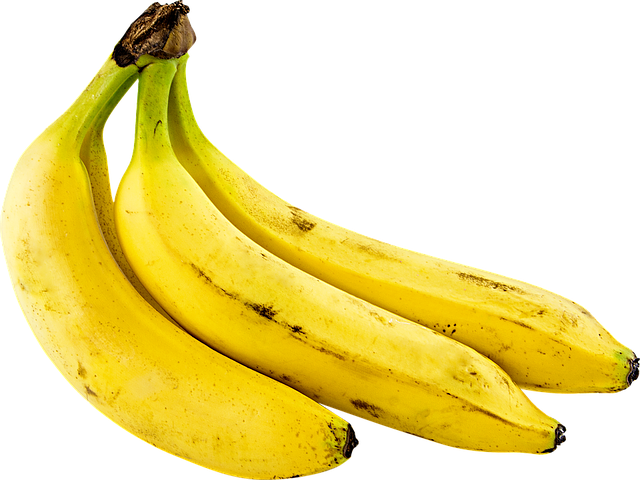
#> input picture notebooks/fig/vis_free_banana.png, 640 x 480 px
$ jupyter execute --allow-errors 5b--Visualization_part2.ipynb
#> lines starting #> are read from the running program, lines starting #| are printed output that depends on the picture
# Visualization with Python, Part 2
## César Allande
## Max Planck Computing and Data Facility, Garching

# Outline

1. Introdution
0. First plots
    - Different types of plots
    - How to decorate
0. Multi plot
    - Multiplot arrangement
0. Extension - other packages


# Introduction

[**Matplotlib**][1] is a plotting library for the Python programming language.
- Object oriented API

> Provides a quick way to visualize data from Python and publication-quality figures in many formats.

[**Pyplot**][2] is a matplotlib module that provides an interface to the matplotlib object-oriented plotting library.

> Easy transition from Matlab. Majority of comands are analog to the Matlab interface

[1]: https://matplotlib.org/

[2]: https://matplotlib.org/tutorials/introductory/pyplot.html

A [**Figure**][1] is the windows in the GUI space.

[**Axes**][2] is the container of the figure elements: Axis, Tick, Line2D, Text, etc.

[**Axis**][3] corresponds to the axis properties of an Axes (x,y,z)

[1]: https://matplotlib.org/api/_as_gen/matplotlib.figure.Figure.html#matplotlib.figure.Figure

[2]: https://matplotlib.org/api/axes_api.html

[3]: https://matplotlib.org/api/_as_gen/matplotlib.pyplot.axis.html

> Every Axes corresponds to only one Figure, but a Figure can contain multiple Axes. This allows to create subplots in a Figure

## Types of plots

- Lines : [**plot()**][4]

- Scatter: [**scatter()**][5]

- Histograms: [**hist()**][6]

- Bar charts: **bar()**
- Log plots: **semilogx(), semilogy(), loglog()**
- Pie charts: **pie()**
- ...

[4]: https://matplotlib.org/api/_as_gen/matplotlib.pyplot.plot.html?highlight=plot#matplotlib.pyplot.plot

[5]: https://matplotlib.org/api/_as_gen/matplotlib.pyplot.scatter.html?highlight=scatter#matplotlib.pyplot.scatter

[6]: https://matplotlib.org/api/_as_gen/matplotlib.pyplot.hist.html?highlight=hist#matplotlib.pyplot.hist

# First plots

- Basic plot with lines
- Lines, adjustement of properties
- Scatter
- Histogram
- Stacked
- Stacked, decoration
- Combined plot and decoration
- 3D Surface
- Heatmap

### Basic Lines: plot()

Data can be passed in different ways
- Multiple times call
- Multiple sets
- Passed through 2D arrays

[cell 1]
# Examle 1
## Simple lines

import matplotlib.pyplot as plt
import numpy as np

#plt.figure(facecolor='y')
#plt.figure(figsize=(6,4))

A = np.array([1,2,3,4])
B = np.array([4,3,2,1])

x = np.arange(1,5)

# Multiple sets in a single call
plt.plot(x,A,x,B)

#for i in range(2):
#   # random array(4) of integer between 0 and 5
#   C = np.random.randint(0,5,4)
#   # Multiple times call
#   plt.plot(x,C)
plt.show()
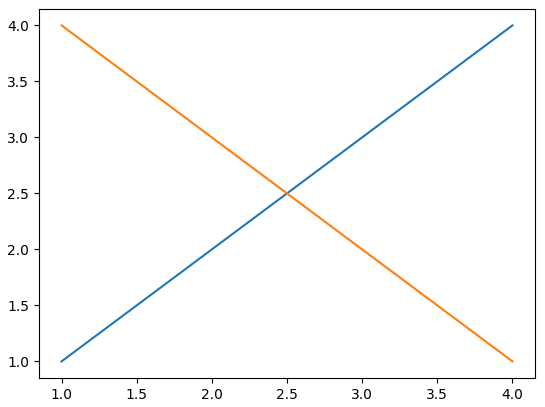
#> figure drawn by matplotlib, 1 panel

### Properties of line ( useful for plot and scatter)
- String annotation
    - '-g'  *# solid green*
    - --c'  *# dashed cyan*
- Parameters
    - color, linestyle, marker
        - [ 'blue', 'b', '#0000FF', (0.0, 0.0, 1.0) ]
        - [ 'solid' '-' , 'dashed' '--' , 'dashdot' '-.' , 'dotted' ':' ]
        - point '.' , triangle_up '^', square 's' , ...
    - linewidth
    - markersize

[cell 2]
# Examle 2
## Simple lines - Change properties of lines
import matplotlib.pyplot as plt
import numpy as np
A = np.array([1,2,3,4])
B = np.array([4,3,2,1])
x = np.arange(1,5)
# Multiple sets in a single call
plt.plot(x,A,'r--',x,B,'r-.')
lines = []
#for i in range(2):
#    # random array(4) of integer between 0 and 5
#    C = np.random.randint(0,5,4)
#    # Multiple times call
#    handle, = plt.plot(x,C)
#    lines.append(handle)
## Modify properties at convenience
## Line2D objects
#lines[0].set_color('green')
#lines[0].set_linestyle(':')
#lines[0].set_marker('^')
#lines[1].set_color('cyan')
#lines[1].set_linestyle('-')
#lines[1].set_marker('o')

plt.show()

[cell 3]
## Example 3
## Scatter
import matplotlib.pyplot as plt
import numpy as np
data = {'a': np.arange(50),
        'c': np.random.randint(0, 50, 50),
        'd': np.random.randn(50)
       }
data['b'] = data['a'] + 10 * np.random.randn(50)
data['d'] = np.abs(data['d']) * 100

plt.scatter('a', 'b', data=data, marker='^')
#plt.scatter('a', 'b', c='c', s='d', data=data)

plt.show()
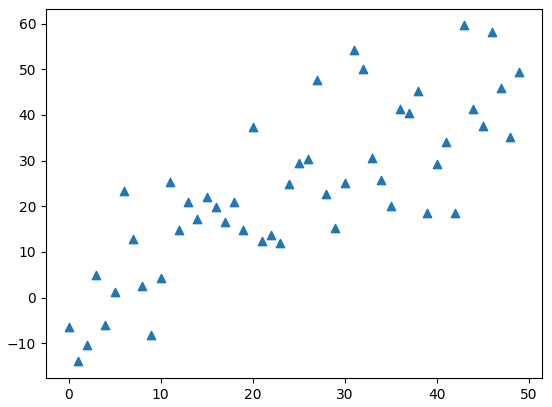
#> figure drawn by matplotlib, 1 panel

[cell 4]
## Example 4
## Histogram
import matplotlib.pyplot as plt

mu, sigma = 100, 15
x = mu + sigma * np.random.randn(10000)

# the histogram of the data
n, bins, patches = plt.hist(x, 50, density=1, facecolor='b', alpha=0.75)
#n, bins, patches = plt.hist(x, 50, density=1, alpha=0.75,histtype='step')

plt.xlabel('Smarts')
plt.ylabel('Probability')
plt.title('Histogram of IQ')
plt.text(45, 0.020, r'$\mu=100,\ \sigma=15$')
plt.axis([40, 160, 0, 0.03])
plt.grid=True
plt.show()
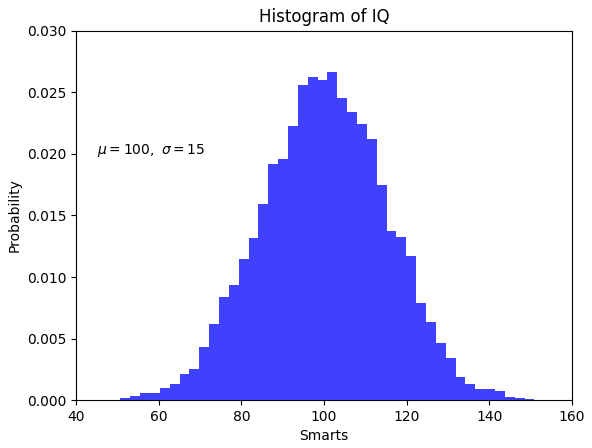
#> figure drawn by matplotlib, 1 panel; tallest bar 0.0266 high, from x = 100.8 to 103.2

[cell 5]
### Parse files and get data
### Backend -- Not a plot!

import pickle
import random
import csv
import glob
import numpy as np
from matplotlib import pyplot as PLT

## Folder containing raw data
folder=glob.glob("data/download/*")

### Read data from files and create a dictionary holding the information
### output is dictionary containing lists
dictYear = dict()
for file in folder[:] :
    filename=file.split("/")[-1]

    with open(file, 'rt') as f:
        lineData = list()
        reader = csv.reader(f, delimiter='\t', skipinitialspace=True)
        cols = next(reader)
        for col in cols:
            # Create a list in lineData for each column of data.
            lineData.append(list())

        for line in reader:
            # column 1 and 2
            for i in range(0, len(lineData)):
                # Copy the data from the line into the correct columns.
                lineData[i].append(line[i])

        data = dict()
        for i in range(0, len(cols)):
            # Create each key in the dict with the data in its column.
            data[cols[i]] = lineData[i]
    # add the list to the dictionary
    dictYear[filename]=data


### Get information of the loaded structure

####  Get categories. X axis
season_samples=len(dictYear)

## Different classes. Number of cores
seasons = []
ucores = []
for key, value in dictYear.items() :
    seasons.append(key)
    new = dictYear[key]["Cores_per_Socket"]
    ucores = list(set().union(new, ucores))
ucores=[int(x) for x in ucores]

ucores.sort()
seasons.sort()


## Create a Matrix of  = Seasons * unique_cores
hpc_core = np.zeros((season_samples,len(ucores)))
## iterate over the structure and get cores per year.
x=0
for season, content in sorted(dictYear.items()) :
    ### iterate over unique core list
    y=0
    for core in ucores[:]:
        list_values=dictYear[season]['Count']
        list_cores=dictYear[season]['Cores_per_Socket']

        if str(core) in list_cores:
            # get index
            index=list_cores.index(str(core))
            hpc_core[x][y]=list_values[index]
        y+=1
    x+=1

hpc_core_acum=np.cumsum(hpc_core,axis=1)

file = open('data/top500.pickle','wb')
pickle.dump(hpc_core, file)
pickle.dump(hpc_core_acum, file)
pickle.dump(ucores,file)
pickle.dump(seasons,file)
file.close()

print("Data has been generated!")

[cell 6]
## Example 5a
## Stacked area plot A
import pickle; import numpy as np; import matplotlib.pyplot as plt; import random
## Read filie to obtain data and labels
file = open('data/top500.pickle','rb')
hpc_core_data = pickle.load(file).T   ## samples
hpc_core = pickle.load(file)          ## stacked data
ucores = pickle.load(file)            ## labels
seasons = pickle.load(file)           ## time
file.close()

## ...continues

[cell 7]
### Example 5b

fig = plt.figure(figsize=(8,6))
plt.suptitle('Stacked area')
ax1=fig.gca()
ax1.set_title('Cores per Socket evolution on HPC systems')
plt.xticks(rotation=45)
# [5 lines of commented-out code are left out]

#> (the rest of this cell did not finish here and is left out)

## Decorations

[cell 8]
## Example 6a

## Stacked area plot B
import pickle
import numpy as np
import matplotlib.pyplot as plt
import random

## Read filie to obtain data and labels
file = open('data/top500.pickle','rb')
hpc_core_data = pickle.load(file).T
hpc_core = pickle.load(file)
ucores = pickle.load(file)
seasons = pickle.load(file)
file.close()


### ... continues

[cell 9]
# Example 6b
# This is the basic plot
ax1 = plt.figure(frameon=True, linewidth=20).add_subplot(111)
#> (the rest of this cell did not finish here and is left out)

[cell 10]
# Example 7
## More decorations

import matplotlib.pyplot as plt

x = [1,2,3,4,5,6,7,8]  #fake data
y = [1,2,3,6,5,7,9,12]

fig = plt.figure()
ax = plt.subplot()

ax.plot(x, y, 'b', marker='^')
ax.grid()
ax.margins(0) # remove default margins (matplotlib verision 2+)

#ax.axvspan(0, 4, facecolor='green', alpha=0.6)
#ax.axhspan(4, 9, facecolor='yellow', alpha=0.4)
#ax.axvspan(9, 12, facecolor='red', alpha=0.3)

plt.show()
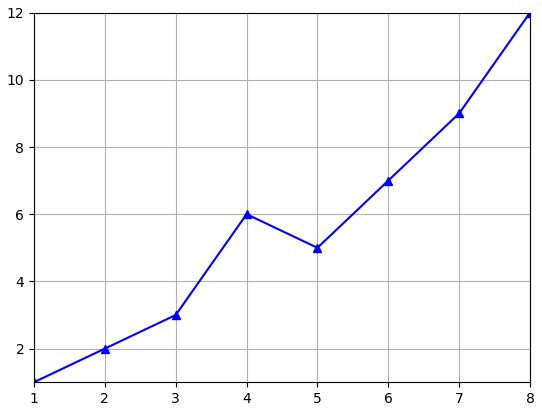
#> figure drawn by matplotlib, 1 panel

[cell 11]
## Example 8
## Combined plot
import numpy as np
import matplotlib.pyplot as plt

fig = plt.figure()
ax = fig.gca()
xs = np.arange(10)
ys = np.random.rand(10)
ax.set_xticks(np.arange(10))

mybar = ax.bar(xs, ys)
mylines, = ax.plot(xs, ys)

# [11 lines of commented-out code are left out]

plt.show()
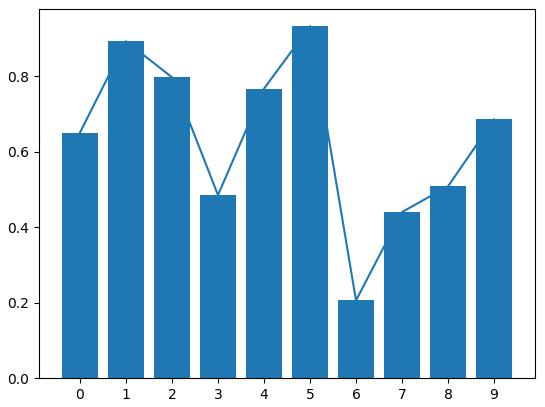
#> figure drawn by matplotlib, 1 panel; tallest bar 0.933 high, from x = 4.6 to 5.4; curve peaks at x = 5, y = 0.933

#### HELP with colors?

[Color ][1]

<!--

-->

[Video: Understanding color (harmonies)][2]

[1]: https://oss.adm.ntu.edu.sg/limh0131/wp-content/uploads/sites/413/2015/10/059c1fb7c18c3b2314ca5a0b3e56780d.gif
[2]: https://www.youtube.com/watch?v=Qj1FK8n7WgY&t=1s

[cell 12]
# Example 9
#from mpl_toolkits.mplot3d import axes3d;
import matplotlib.pyplot as plt; from matplotlib import cm; import numpy as np
#> (the rest of this cell did not finish here and is left out)

## Heatmap - multiplot

[cell 13]
# Example 10
import matplotlib.pyplot as plt
#> (the rest of this cell did not finish here and is left out)

# Multi plot

- Subplot
- GirdSpec
- Arrangements 1
- Arrangements 2
- Histogram multiplot

[cell 14]
## Example 7
## subplot
import matplotlib.pyplot as plit
import matplotlib.image as mpimg
img = mpimg.imread('fig/vis_free_banana.png')
#> img is the input picture: shape (480, 640, 4) float32; mean R, G, B, A 0.427, 0.367, 0.0691, 0.476

fig=plt.figure()
fig.set_size_inches(8,6)
ax1 = fig.add_subplot(321)
ax2 = fig.add_subplot(322)
ax3 = fig.add_subplot(323)
ax4 = fig.add_subplot(324)
ax5 = fig.add_subplot(325)
ax6 = fig.add_subplot(326)

#ax1.imshow(img);              ax2.imshow(img[:,:,0])
#ax3.imshow(img[:,:,1]);       ax4.imshow(img[:,:,2])
#ax5.imshow(img[:,:,3]);       ax6.axis('off')
plt.show()

### Adding subplot - Grid control

[cell 15]
### Example 8
## grid control A
import matplotlib

img = mpimg.imread('fig/vis_free_banana.png')

grid = plt.GridSpec(3, 3, wspace=0.4, hspace=0.3)

ax1 = plt.subplot(grid[0, 0:2])
ax2 = plt.subplot(grid[0, 2])
ax3 = plt.subplot(grid[1, 0])
ax4 = plt.subplot(grid[1, 1:3]);
ax5 = plt.subplot(grid[2, 0:3]);

#ax1.imshow(img, aspect='auto');         ax2.imshow(img[:,:,0], aspect='auto')
#ax3.imshow(img[:,:,1], aspect='auto');  ax4.imshow(img[:,:,2], aspect='auto')
#ax5.imshow(img[:,:,3], aspect='auto')
plt.show()

### Adding subplot - Controlling the grid

[cell 16]
### Example 9
### Grid control B
import matplotlib
import matplotlib.image as mpimg
img = mpimg.imread('fig/vis_free_banana.png')

plt.figure(figsize=(12,8))
grid = plt.GridSpec(2, 3, wspace=0.3, hspace=0.1)

ax1 = plt.subplot(grid[0, 0],);     plt.setp(ax1.get_xticklabels(), visible=False)
ax2 = plt.subplot(grid[0, 2]);      plt.setp(ax2.get_yticklabels(), visible=False); plt.setp(ax2.get_xticklabels(), visible=False)
ax3 = plt.subplot(grid[1, 0])
ax4 = plt.subplot(grid[1, 2]);      plt.setp(ax4.get_yticklabels(), visible=False)
ax5 = plt.subplot(grid[0:2, 1])

#ax1.imshow(img);         ax2.imshow(img[:,:,0])
#ax3.imshow(img[:,:,1]);  ax4.imshow(img[:,:,2])
#ax5.imshow(img[:,:,3])
plt.show()

### Adding subplot - Fine arragement

[cell 17]
## Example 10
## Fine arragement
from matplotlib import pyplot as plt
from mpl_toolkits.mplot3d import axes3d
img = plt.imread('fig/vis_free_banana.png')

fig = plt.figure(figsize=(6.5,8))

# add low level axes:  x ,  y  ,  xsize, ysize
ax1 = fig.add_axes([0.125, 0.66, 0.35, 0.22]) ## from bottom, left.
# normal way
ax2 = fig.add_subplot(322)
ax3 = fig.add_subplot(323)
ax4 = fig.add_subplot(324)
# new subdivision
ax5 = plt.subplot2grid((3,8),(2,2),colspan=4)

#ax1.imshow(img);        ax2.imshow(img[:,:,0])
#ax3.imshow(img[:,:,1]); ax4.imshow(img[:,:,2])
#ax5.imshow(img[:,:,3]);
plt.show()

## Spectrogram multiplot

[cell 18]
from scipy.io import wavfile
from matplotlib import pyplot as plt
## mono audio file   # 49152 samples
#> (the rest of this cell did not finish here and is left out)

# Extension - Other plots as packages

- Graphs
- Sankey diagrams

### Additional packages:
- networkx
- jgraph
- pySankey

### Graphs

[cell 19]
import networkx as nx
import numpy as np
import matplotlib.pyplot as plt

G = nx.Graph()
G.add_edges_from(
    [('A', 'B'), ('A', 'C'), ('D', 'B'), ('E', 'C'), ('E', 'F'),
     ('B', 'H'), ('B', 'G'), ('B', 'F'), ('C', 'G')])

val_map = {'A': 1.0,
           'D': 0.5714285714285714,
           'H': 0.0}

values = [val_map.get(node, 0.25) for node in G.nodes()]

nx.draw(G, cmap = plt.get_cmap('jet'), node_color = values)

plt.show()
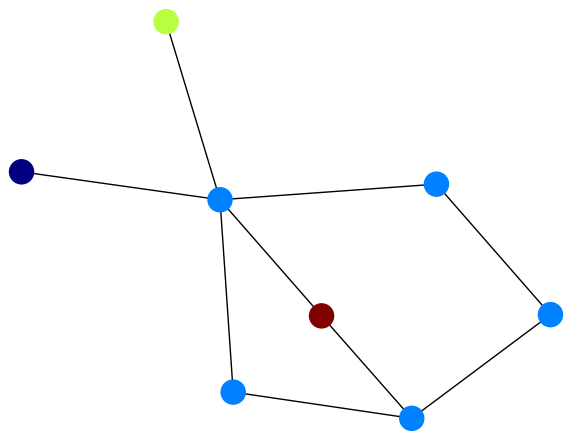
#> figure drawn by matplotlib, 1 panel

[cell 20]
import jgraph
#jgraph.draw([(1, 2), (2, 3), (3, 4), (4, 1), (4, 5), (5, 2)])
jgraph.draw([(1, 2), (2, 3), (3,1), (3,4), (4,1)])
#> (this line was passed over: jgraph is not available in this run)

## Sankey plots

[cell 21]
# Libraries
import numpy as np
import matplotlib.pyplot as plt
from matplotlib.sankey import Sankey


snk = Sankey(flows=[0.25, 0.15, 0.60, -0.20, -0.15, -0.05, -0.50, -0.10],
       labels=['x', 'x2', 'x3', 'First', 'Second', 'Third', 'Fourth', 'Fifth'],
       orientations=[-1, 1, 1, 1, 1, 1, 0,-1])

snk.finish()

plt.title("Sankey diagram with default settings")

plt.show()
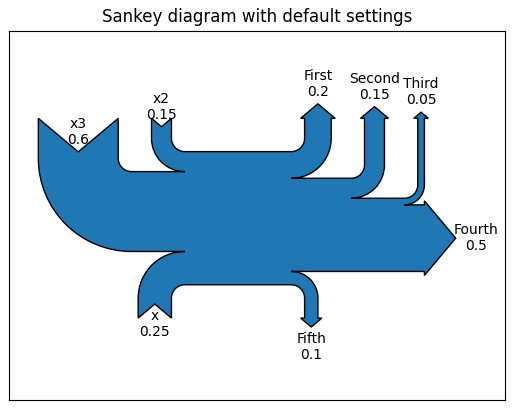
#> figure drawn by matplotlib, 1 panel
